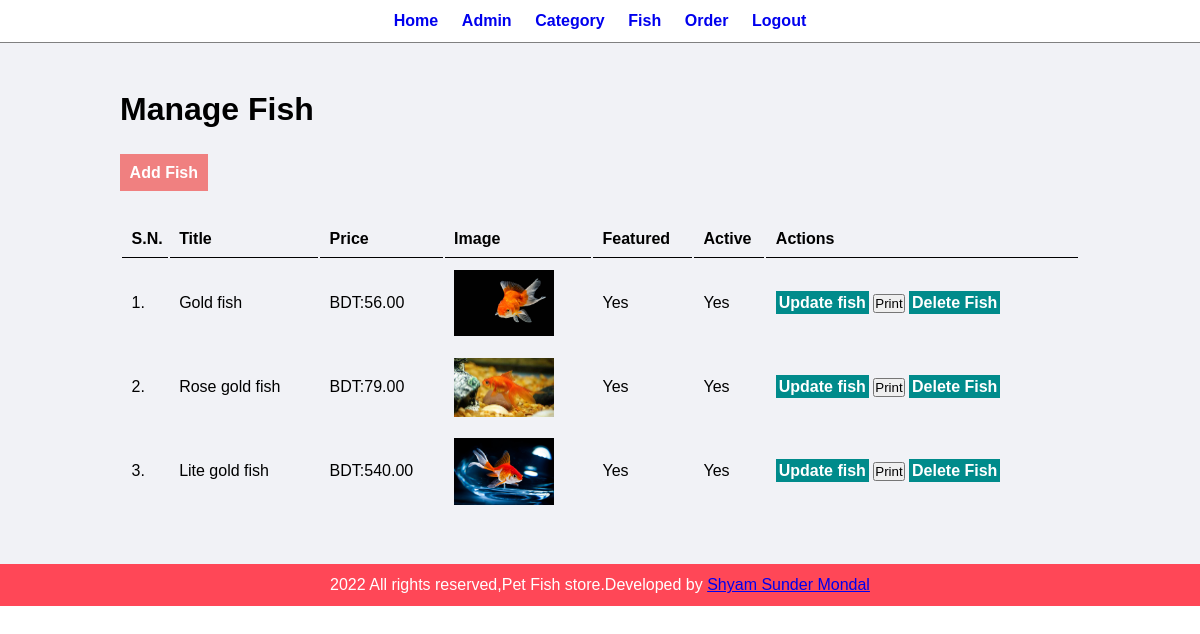
The app's page /admin/manage-fish.php (signed in) with its own data.
### tables this page shows
CREATE TABLE `tbl_fish` (
  `id` int(10) UNSIGNED NOT NULL,
  `title` varchar(100) NOT NULL,
  `description` text NOT NULL,
  `price` decimal(10,2) NOT NULL,
  `image_name` varchar(255) NOT NULL,
  `catagory_id` int(10) UNSIGNED NOT NULL,
  `featured` varchar(10) NOT NULL,
  `active` varchar(10) NOT NULL
);

### admin/manage-fish.php (the view, shortened to what this page needs)
<?php include('partials/menu.php'); ?>
<div class="main-content">
    <div class="wrapper">
        <h1>Manage Fish</h1>
        <br /><br />
                <a href="<?php echo SITEURL; ?>admin/add-fish.php" class="btn-primary">Add Fish</a>
                <br /><br /><br />
                <table class="tbl-full">
                    <tr>
                        <th>S.N.</th>
                        <th>Title</th>
                        <th>Price</th>
                        <th>Image</th>
                        <th>Featured</th>
                        <th>Active</th>
                        <th>Actions</th>
                    </tr>
                    <?php
                        $sql = "SELECT * FROM tbl_fish";
                        $res = mysqli_query($conn, $sql);
                        $count = mysqli_num_rows($res);
                        $sn=1;
                        if($count>0)
                        {
                            while($row=mysqli_fetch_assoc($res))
                            {
                                $id = $row['id'];
                                $title = $row['title'];
                                $price = $row['price'];
                                $image_name = $row['image_name'];
                                $featured = $row['featured'];
                                $active = $row['active'];
                                ?>
                                <tr>
                                    <td><?php echo $sn++; ?>. </td>
                                    <td><?php echo $title; ?></td>
                                    <td>BDT:<?php echo $price; ?></td>
                                    <td>
                                        <?php
                                            if($image_name=="")
                                            {
                                                echo "<div class='error'>Image not Added.</div>";
                                            }
                                            else
                                            {
                                                ?>
                                                <img src="<?php echo SITEURL; ?>images/fish/<?php echo $image_name; ?>" width="100px">
                                                <?php
                                            }
                                        ?>
                                    </td>
                                    <td><?php echo $featured; ?></td>
                                    <td><?php echo $active; ?></td>
                                    <td>
                                        <a href="<?php echo SITEURL; ?>admin/update-fish.php?id=<?php echo $id; ?>" class="btn-secondary">Update fish</a>
                                        <button onClick="window.print()">Print</button>
                                        <a href="<?php echo SITEURL; ?>admin/delete-fish.php?id=<?php echo $id; ?>&image_name=<?php echo $image_name; ?>" class="btn-danger">Delete Fish</a>
                                    </td>
                                </tr>
                                <?php
                            }
                        }
                        else
                        {
                            echo "<tr> <td colspan='7' class='error'> Fish not Added Yet. </td> </tr>";
                        }
                    ?>
                </table>
    </div>
</div>
<?php include('partials/footer.php'); ?>

### admin/partials/menu.php (shortened to what this page needs)
<html>
    <head>
        <link rel="stylesheet" href="../css/admin.css">
    </head>
    <body>
        <div class="menu text-center">
           <div class="wrapper">
               <ul>
                   <li><a href="index.php">Home</a></li>
                   <li><a href="manage-admin.php">Admin</a></li>
                   <li><a href="manage-category.php">Category</a></li>
                   <li><a href="manage-fish.php">Fish</a></li>
                   <li><a href="manage-order.php">Order</a></li>
                   <li><a href="logout.php.">Logout</a></li>
               </ul>
           </div>
        </div>

### admin/partials/footer.php
        <div class="footer">
           <div class="wrapper">
               <p class="text-center">2022 All rights reserved,Pet Fish store.Developed by <a href="#">Shyam Sunder Mondal</a></p>
           </div>
        </div>
    </body>
</html>

### css/admin.css (style rules this page uses)
* { margin:0; padding: 0; font-family: Arial, Helvetica, sans-serif; }
.wrapper { padding: 1%; width: 80%; margin: 0 auto; }
.text-center { text-align: center; }
.tbl-full { width: 100%; }
table tr th { border-bottom: 1px solid black; padding: 1%; text-align: left; }
table tr td { padding: 1%; }
.btn-primary { background-color:lightcoral; padding: 1%; color: white; text-decoration: none; font-weight: bold; }
.btn-secondary { background-color:darkcyan; padding: 1%; color: white; text-decoration: none; font-weight: bold; }
.btn-danger { background-color:darkcyan; padding: 1%; color: white; text-decoration: none; font-weight: bold; }
.menu { border-bottom: 1px solid grey; }
.menu ul { list-style-type: none; font-weight: bold; color:#ff6b81; }
.menu ul li { display:inline; padding: 1%; }
.menu ul li a { text-decoration: none; }
.main-content { background-color:#f1f2f6; padding: 3% 0; }
.footer { background-color: #ff4757; color: white; }

### records on screen
tbl_fish: title "Gold fish", price "56.00", image_name (picture), featured "Yes", active "Yes"
tbl_fish: title "Rose gold fish", price "79.00", image_name (picture), featured "Yes", active "Yes"
tbl_fish: title "Lite gold fish", price "540.00", image_name (picture), featured "Yes", active "Yes"
